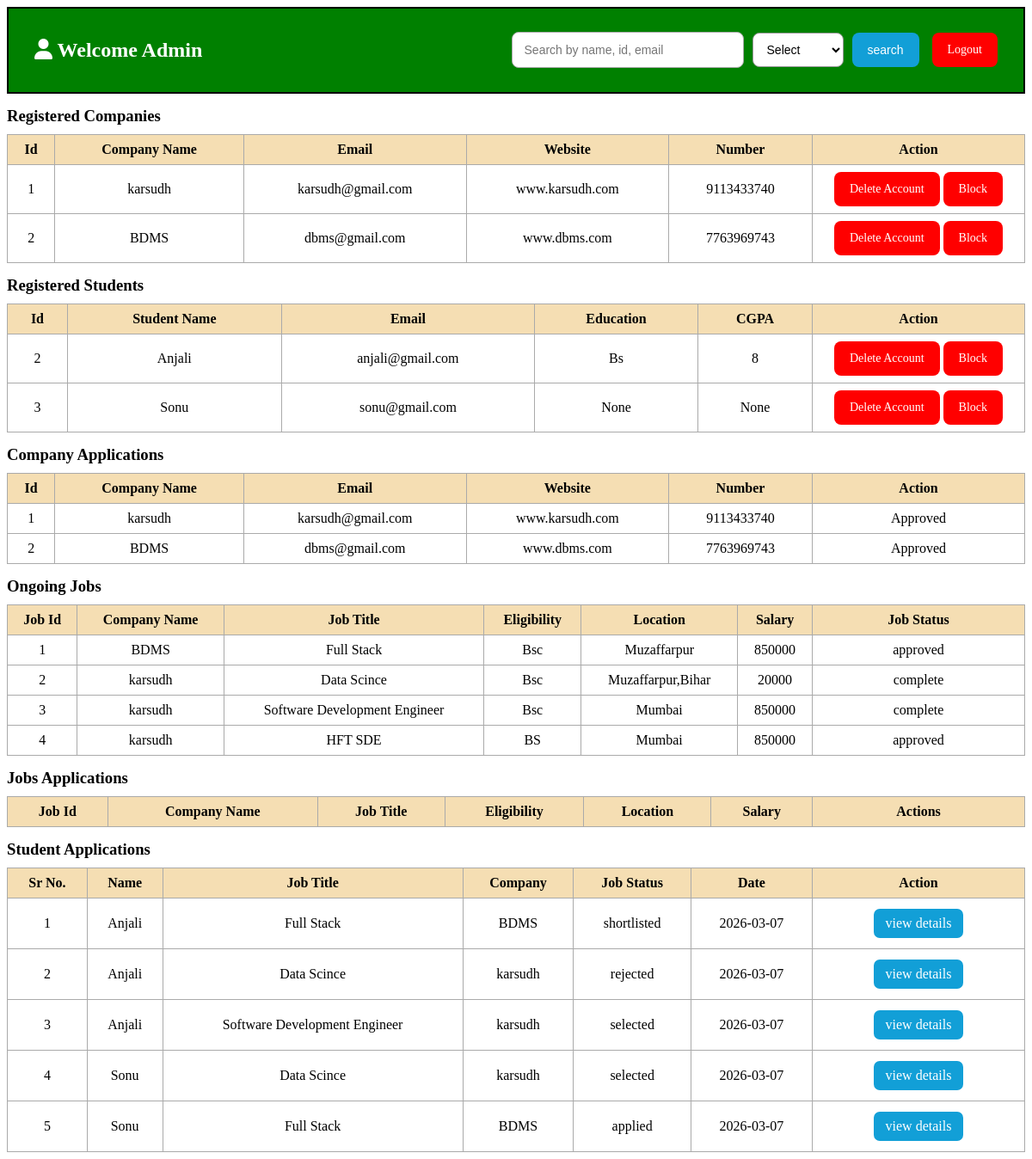
Page /admin_dash on the earlier database version.
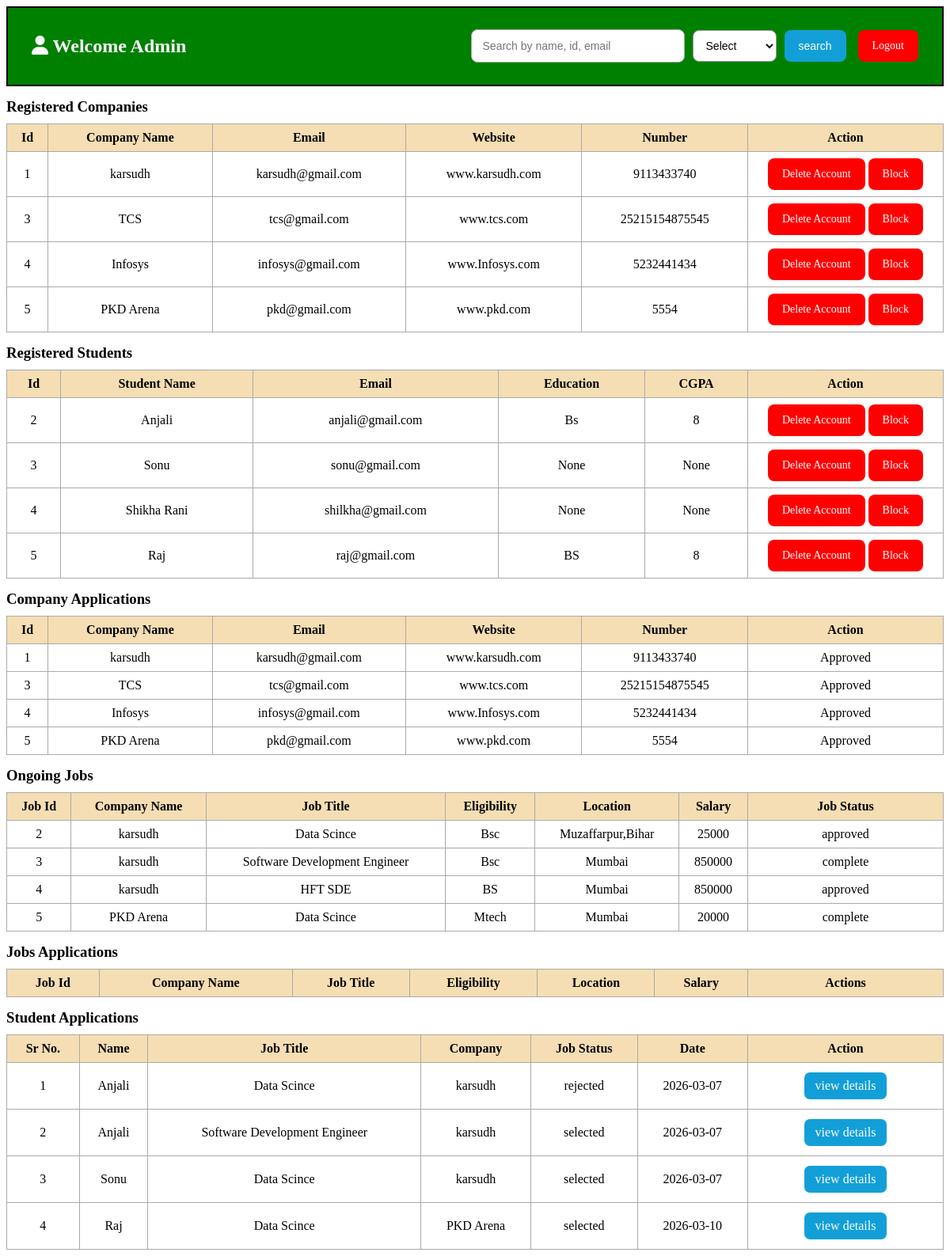
Same page on the later database version.
### application/models.py (models this page shows)
class User(db.Model):
    __tablename__ = "user"
    id = db.Column(db.Integer, primary_key=True)
    full_name = db.Column(db.String(30), nullable=False)
    email = db.Column(db.String(50), unique=True, nullable=False)
    password = db.Column(db.String(50), nullable=False)
    education = db.Column(db.String(50))
    cgpa = db.Column(db.String(50))
    address = db.Column(db.String(50))
    linkdin = db.Column(db.String(100))
    github = db.Column(db.String(100))
    hobby = db.Column(db.String(100))
    type = db.Column(db.String(20), default="student", nullable=False)
    status = db.Column(db.String(20), default="active", nullable=False)
    applications = db.relationship("Application",backref="user",cascade="all, delete")

class Company(db.Model):
    __tablename__ = "company"
    id = db.Column(db.Integer, primary_key=True)
    name = db.Column(db.String(50), nullable=False)
    email = db.Column(db.String(50), unique=True, nullable=False)
    password = db.Column(db.String(50), nullable=False)
    company_no = db.Column(db.Integer,nullable=False)
    website = db.Column(db.String(100),nullable=False)
    approval_status = db.Column(db.String(20), default="pending", nullable=False)
    status = db.Column(db.String(20), default="active", nullable=False)
    jobs = db.relationship("Jobs", backref="company",cascade="all, delete")

class Jobs(db.Model):
    __tablename__ = "jobs"
    id = db.Column(db.Integer, primary_key=True)
    company_id = db.Column(db.Integer, db.ForeignKey("company.id"), nullable=False)
    job_title = db.Column(db.String(50), nullable=False)
    job_description = db.Column(db.String(200) ,nullable=False)
    eligibility = db.Column(db.String(100) ,nullable=False)
    salary = db.Column(db.Integer ,nullable=False)
    location = db.Column(db.String(100),nullable=False)
    job_deadline = db.Column(db.Date)
    job_status = db.Column(db.String(20), default="pending", nullable=False)
    applications = db.relationship("Application", backref="jobs",cascade="all, delete")

class Application(db.Model):
    __tablename__ = "application"
    id = db.Column(db.Integer, primary_key=True)
    student_id = db.Column(db.Integer,db.ForeignKey("user.id", ondelete="CASCADE"),nullable=False)
    job_id = db.Column(db.Integer,db.ForeignKey("jobs.id", ondelete="CASCADE"),nullable=False)
    status = db.Column(db.String(20), default="applied", nullable=False)
    applied_date = db.Column(db.Date, default=date.today)

### application/controllers.py (the view)
@app.route("/admin_dash",methods=["GET","POST"])
def admin_dash():
    this_user=User.query.filter_by(type="admin").first()
    approve_company = Company.query.filter((Company.approval_status == "approved") | (Company.approval_status == "blocked")).all()
    reg_student=User.query.filter_by(type="student").all()
    req_company=Company.query.filter((Company.approval_status == "pending") | (Company.approval_status == "approved") |(Company.approval_status == "rejected")).all()
    req_jobs=Jobs.query.filter_by(job_status="pending").all()
    ongoing_jobs=Jobs.query.all()
    std_application = Application.query.all()
    return render_template("admin_dash.html",this_user=this_user,approve_company=approve_company,
                           reg_student=reg_student,req_company=req_company,req_jobs=req_jobs,
                           std_application=std_application,ongoing_jobs=ongoing_jobs)

### templates/admin_dash.html (shortened to what this page needs)
<!DOCTYPE html>
<html lang="en">
<head>
    <link rel="stylesheet" href="https://cdnjs.cloudflare.com/ajax/libs/font-awesome/6.5.0/css/all.min.css">
    <link rel="stylesheet" href="/static/admin.css">
</head>
<body>
    <div class="top-bar">
    <h2> <i class="fa-solid fa-user"></i> Welcome {{ this_user.full_name }}</h2>
    <div class="search-box">
            <form action="/admin_search/{{this_user.id}}" method="GET" style="display:flex; gap:10px;">
                <input type="text" name="search" placeholder="Search by name, id, email" required>
                <select name="key" required >
                    <option value="" disabled selected >Select</option>
                </select>
                <input type="submit" value="search" class="btn btn-blue">
            </form>
            <a href="/login" class="btn-red">Logout</a>
        </div>
    </div>
    <h3>Registered Companies</h3>
    <table>
        <tr>
            <th>Id</th>
            <th>Company Name</th>
            <th> Email </th>
            <th> Website </th>
            <th> Number </th>
            <th>Action</th>
        </tr>
        {% for i in approve_company %}
        <tr>
            <td>{{ i.id }}</td>
            <td>{{ i.name}}</td>
            <td>{{ i.email}}</td>
            <td>{{ i.website}}</td>
            <td>{{ i.company_no}}</td>
            <td>
                <a href="/delete_comp/{{i.id}}" class="btn btn-red">Delete Account</a>
            {% if i.approval_status=="approved" %}
            <a href="/block/{{i.id}}" class="btn btn-red">Block</a>
            {% elif i.approval_status=="blocked" %}
            <a href="/unblock/{{i.id}}" class="btn btn-green">Unblock</a>
            {% endif %}
            </td>
        </tr>
        {% endfor %}
    </table>
    <h3>Registered Students</h3>
    <table>
        <tr>
            <th>Id</th>
            <th>Student Name</th>
            <th> Email</th>
            <th> Education </th>
            <th> CGPA</th>
            <th>Action</th>
        </tr>
        {% for i in reg_student %}
        <tr>
            <td>{{ i.id }}</td>
            <td>{{ i.full_name }}</td>
            <td>{{ i.email }}</td>
            <td>{{ i.education }}</td>
            <td>{{ i.cgpa }}</td>
            <td>
                <a href="/delete_std/{{i.id}}" class="btn btn-red">Delete Account</a>
            {% if i.status=="active" %}
            <a href="/std_block/{{i.id}}" class="btn btn-red">Block</a>
            {% elif i.status=="blocked" %}
            <a href="/std_unblock/{{i.id}}" class="btn btn-green">Unblock</a>
            {% endif %}
            </td>
        </tr>
        {% endfor %}
    </table>
    <h3>Company Applications</h3>
    <table>
        <tr>
            <th>Id</th>
            <th>Company Name</th>
            <th> Email </th>
            <th> Website </th>
            <th> Number </th>
            <th>Action</th>
        </tr>
        {% for i in req_company %}
        <tr>
            <td>{{ i.id }}</td>
            <td>{{ i.name }}</td>
            <td>{{ i.email }}</td>
            <td>{{ i.website }}</td>
            <td>{{ i.company_no }}</td>
            <td>
            {% if i.approval_status=="pending" %}
                <a href="/approve/{{i.id}}" class="btn btn-green">Approve</a>
                <a href="/reject/{{i.id}}" class="btn btn-red">Reject</a>
            {% elif i.approval_status=="rejected" %}
                Rejected
            {% else %}
                Approved
            {% endif %}
            </td>
        </tr>
        {% endfor %}
    </table>
    <h3> Ongoing Jobs </h3>
    <table>
        <tr>
            <th>Job Id </th>
            <th>Company Name</th>
            <th> Job Title </th>
            <th> Eligibility </th>
            <th> Location </th>
            <th> Salary </th>
            <th> Job Status </th>
        </tr>
        {%  for i in ongoing_jobs %}
        <tr>
            <td>{{ i.id }}</td>
            <td>{{ i.company.name }}</td>
            <td>{{ i.job_title }}</td>
            <td>{{ i.eligibility }}</td>
            <td>{{ i.location }}</td>
            <td>{{ i.salary}}</td>
            <td>{{ i.job_status}}</td>
        </tr>
        {% endfor %}
    </table>
    <h3> Jobs Applications</h3>
    <table>
        <tr>
            <th>Job Id </th>
            <th>Company Name</th>
            <th> Job Title </th>
            <th> Eligibility </th>
            <th> Location </th>
            <th> Salary </th>
            <th> Actions </th>
        </tr>
    </table>
    <h3>Student Applications</h3>
    <table>
        <tr>
            <th>Sr No.</th>
            <th>Name</th>
            <th>Job Title</th>
            <th>Company</th>
            <th>Job Status</th>
            <th>Date</th>
            <th>Action</th>
        </tr>
        {%  for i in std_application %}
        <tr>
            <td>{{ loop.index }}</td>
            <td>{{ i.user.full_name }}</td>
            <td>{{ i.jobs.job_title }}</td>
            <td>{{ i.jobs.company.name }}</td>
            <td>{{ i.status }}</td>
            <td>{{ i.applied_date }}</td>
            <td><a href="/view_std_app/{{i.user.id}}/{{i.jobs.id}}" class="btn btn-blue">view details</a></td>
        </tr>
        {% endfor %}
    </table>
</body>
</html>

### static/admin.css (style rules this page uses)
body { background: white; }
.top-bar { background: green; color: white; padding: 15px 30px; display: flex; justify-content: space-between; align-items: center; border: 2px solid black; }
.search-box { display: flex; align-items: center; gap: 15px; }
.search-box form { display: flex; align-items: center; gap: 10px; }
.search-box select, .search-box input[type="text"], .search-box input[type="submit"], .btn-red { height: 40px; border-radius: 8px; font-size: 14px; }
.search-box select { padding: 0 12px; border: 1px solid #999; background: white; }
.search-box input[type="text"] { padding: 0 14px; width: 240px; border: 1px solid #aaa; transition: 0.3s ease; }
.search-box input[type="submit"] { padding: 0 18px; border: none; cursor: pointer; }
h3 { margin: 15px 0 5px; }
table { width: 100%; border-collapse: collapse; margin-top: 10px; }
th, td { border: 1px solid #aaa; padding: 8px; text-align: center; }
th { background: wheat; }
th:last-child, td:last-child { width: 230px; white-space: nowrap; }
.btn-red { background-color: red; color: white; padding: 0 18px; height: 40px; border-radius: 8px; text-decoration: none; font-weight: 500; display: inline-flex; align-items: center; justify-content: center; }
.btn-blue { background-color: rgb(18, 159, 215); color: white; padding: 8px 14px; border-radius: 7px; text-decoration: none; font-weight: 500; display: inline-block; margin: 4px 0; }

Differences in the rows shown:
removed Company: id "2", name "BDMS", email "dbms@gmail.com", website "www.dbms.com", company_no "7763969743", approval_status "Approved"
removed Jobs: id "1", company.name "BDMS", job_title "Full Stack", eligibility "Bsc", location "Muzaffarpur", salary "850000", job_status "approved"
removed Application: user.full_name "Anjali", jobs.job_title "Full Stack", jobs.company.name "BDMS", status "shortlisted", applied_date "2026-03-07"
removed Application: user.full_name "Sonu", jobs.job_title "Full Stack", jobs.company.name "BDMS", status "applied", applied_date "2026-03-07"
added Company: id "3", name "TCS", email "tcs@gmail.com", website "www.tcs.com", company_no "25215154875545", approval_status "Approved"
added Company: id "4", name "Infosys", email "infosys@gmail.com", website "www.Infosys.com", company_no "5232441434", approval_status "Approved"
added Company: id "5", name "PKD Arena", email "pkd@gmail.com", website "www.pkd.com", company_no "5554", approval_status "Approved"
added User: id "4", full_name "Shikha Rani", email "shilkha@gmail.com", education "None", cgpa "None"
added User: id "5", full_name "Raj", email "raj@gmail.com", education "BS", cgpa "8"
changed Jobs "Muzaffarpur,Bihar": salary "20000" → "25000"; job_status "complete" → "approved"
added Jobs: id "5", company.name "PKD Arena", job_title "Data Scince", eligibility "Mtech", location "Mumbai", salary "20000", job_status "complete"
added Application: user.full_name "Raj", jobs.job_title "Data Scince", jobs.company.name "PKD Arena", status "selected", applied_date "2026-03-10"
